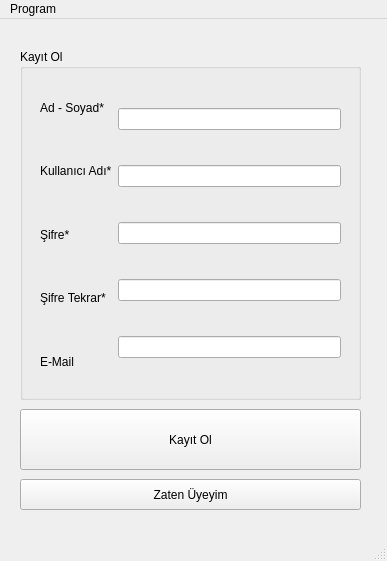
<?xml version="1.0" encoding="UTF-8"?>
<ui version="4.0">
 <class>kayitoll</class>
 <widget class="QMainWindow" name="kayitoll">
  <property name="geometry">
   <rect>
    <x>0</x>
    <y>0</y>
    <width>387</width>
    <height>561</height>
   </rect>
  </property>
  <property name="windowTitle">
   <string>Kayıt Ol</string>
  </property>
  <property name="windowIcon">
   <iconset>
    <normaloff>dht11_700p.png</normaloff>dht11_700p.png</iconset>
  </property>
  <property name="styleSheet">
   <string notr="true">QLabel{
font: 9pt &quot;Impact&quot;;
}</string>
  </property>
  <widget class="QWidget" name="centralwidget">
   <widget class="QPushButton" name="kayitol">
    <property name="geometry">
     <rect>
      <x>20</x>
      <y>390</y>
      <width>341</width>
      <height>61</height>
     </rect>
    </property>
    <property name="text">
     <string>Kayıt Ol</string>
    </property>
   </widget>
   <widget class="QGroupBox" name="groupBox">
    <property name="geometry">
     <rect>
      <x>20</x>
      <y>30</y>
      <width>341</width>
      <height>351</height>
     </rect>
    </property>
    <property name="title">
     <string>Kayıt Ol</string>
    </property>
    <widget class="QWidget" name="layoutWidget">
     <property name="geometry">
      <rect>
       <x>20</x>
       <y>30</y>
       <width>301</width>
       <height>311</height>
      </rect>
     </property>
     <layout class="QHBoxLayout" name="horizontalLayout_2">
      <item>
       <layout class="QVBoxLayout" name="verticalLayout">
        <item>
         <widget class="QLabel" name="label">
          <property name="text">
           <string>Ad - Soyad*</string>
          </property>
         </widget>
        </item>
        <item>
         <widget class="QLabel" name="label_2">
          <property name="text">
           <string>Kullanıcı Adı*</string>
          </property>
         </widget>
        </item>
        <item>
         <widget class="QLabel" name="label_3">
          <property name="text">
           <string>Şifre*</string>
          </property>
         </widget>
        </item>
        <item>
         <widget class="QLabel" name="label_4">
          <property name="text">
           <string>Şifre Tekrar*</string>
          </property>
         </widget>
        </item>
        <item>
         <widget class="QLabel" name="label_5">
          <property name="text">
           <string>E-Mail</string>
          </property>
         </widget>
        </item>
       </layout>
      </item>
      <item>
       <layout class="QVBoxLayout" name="verticalLayout_2">
        <item>
         <widget class="QLineEdit" name="adsoyad">
          <property name="dragEnabled">
           <bool>false</bool>
          </property>
          <property name="clearButtonEnabled">
           <bool>true</bool>
          </property>
         </widget>
        </item>
        <item>
         <widget class="QLineEdit" name="kullaniciadi">
          <property name="clearButtonEnabled">
           <bool>true</bool>
          </property>
         </widget>
        </item>
        <item>
         <widget class="QLineEdit" name="sifre">
          <property name="echoMode">
           <enum>QLineEdit::Password</enum>
          </property>
          <property name="clearButtonEnabled">
           <bool>true</bool>
          </property>
         </widget>
        </item>
        <item>
         <widget class="QLineEdit" name="sifretekrar">
          <property name="echoMode">
           <enum>QLineEdit::Password</enum>
          </property>
          <property name="clearButtonEnabled">
           <bool>true</bool>
          </property>
         </widget>
        </item>
        <item>
         <widget class="QLineEdit" name="email">
          <property name="clearButtonEnabled">
           <bool>true</bool>
          </property>
         </widget>
        </item>
       </layout>
      </item>
     </layout>
    </widget>
   </widget>
   <widget class="QPushButton" name="giris">
    <property name="geometry">
     <rect>
      <x>20</x>
      <y>460</y>
      <width>341</width>
      <height>31</height>
     </rect>
    </property>
    <property name="text">
     <string>Zaten Üyeyim</string>
    </property>
   </widget>
   <widget class="QWidget" name="layoutWidget">
    <property name="geometry">
     <rect>
      <x>0</x>
      <y>0</y>
      <width>2</width>
      <height>2</height>
     </rect>
    </property>
    <layout class="QHBoxLayout" name="horizontalLayout"/>
   </widget>
  </widget>
  <widget class="QStatusBar" name="statusbar"/>
  <widget class="QMenuBar" name="menuBar">
   <property name="geometry">
    <rect>
     <x>0</x>
     <y>0</y>
     <width>387</width>
     <height>26</height>
    </rect>
   </property>
   <widget class="QMenu" name="menuProgram">
    <property name="title">
     <string>Program</string>
    </property>
    <addaction name="actionGiri_2"/>
    <addaction name="actionHakk_nda_2"/>
    <addaction name="action_cikisk"/>
   </widget>
   <addaction name="menuProgram"/>
  </widget>
  <action name="actionKay_t_Ol">
   <property name="text">
    <string>Kayıt Ol</string>
   </property>
  </action>
  <action name="actionGiri">
   <property name="text">
    <string>Giriş</string>
   </property>
  </action>
  <action name="actionHakk_nda">
   <property name="text">
    <string>Hakkında</string>
   </property>
  </action>
  <action name="actionGiri_2">
   <property name="text">
    <string>Giriş</string>
   </property>
  </action>
  <action name="actionKay_t_Ol_2">
   <property name="text">
    <string>Kayıt Ol</string>
   </property>
  </action>
  <action name="actionHakk_nda_2">
   <property name="text">
    <string>Hakkında</string>
   </property>
  </action>
  <action name="action_cikisk">
   <property name="text">
    <string>Çıkış</string>
   </property>
  </action>
 </widget>
 <resources/>
 <connections/>
</ui>
